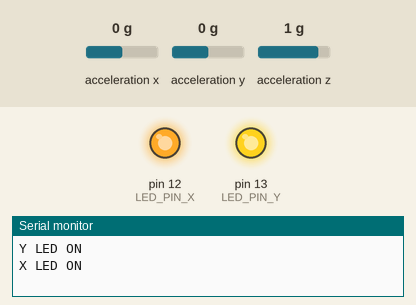
The sketch below on a simulated Arduino Uno, built with avr-gcc and run on an emulated ATmega328P. On the bench: output pins drawn as LEDs (lit = HIGH), the last lines printed to the serial monitor. Wiring (inferred from the names in the program): MPU-6050 motion sensor at I2C address 0x68. The test bench sets the inputs (shaded band); at power-on: acceleration x 0 g, acceleration y 0 g, acceleration z 1 g.

Above: at 1.2 s.
1.3 s: acceleration x set to -0.2 g
At 3.2 s:
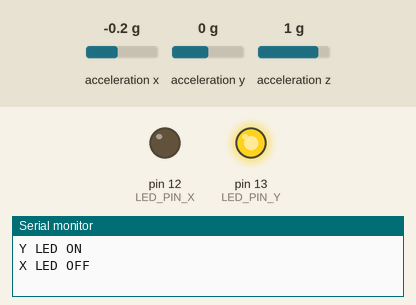
3.5 s: acceleration y set to -0.2 g
At 4.7 s:
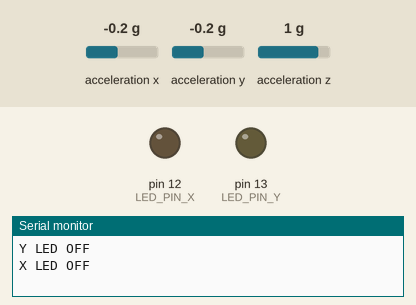
5.5 s: acceleration x set to 0 g
At 7.1 s:
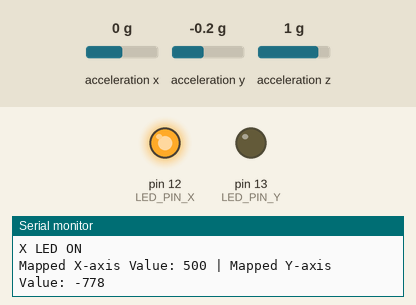
7.5 s: acceleration x set to -1.4 g
At 8.4 s:
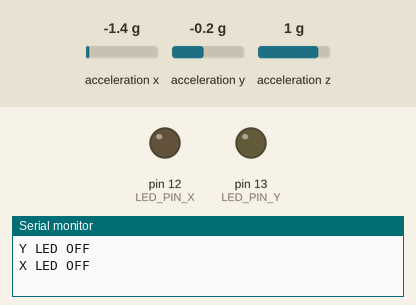
9.6 s: acceleration x set to 0.8 g
At 11.0 s:
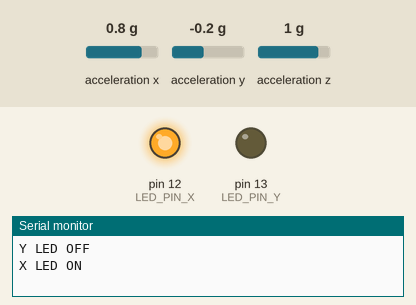
Timing chart, 0 to 12.6 s (numbered marks = the images above; inputs shaded):
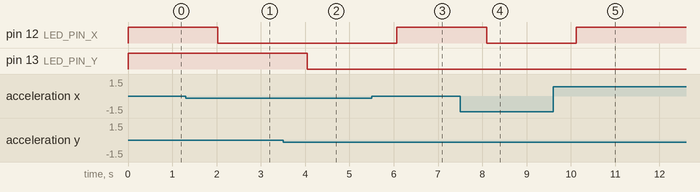

Measured:
- the behaviour switches between 0 and -0.1 g on acceleration x (found by bisection; images 0 and 1)
- the behaviour switches between 0 and -0.1 g on acceleration y (found by bisection; images 1 and 2)
- after the input at 1.3 s, pin 12 (LED_PIN_X): HIGH → LOW after 0.72 s
- after the input at 3.5 s, pin 13 (LED_PIN_Y): HIGH → LOW after 0.54 s
- after the input at 5.5 s, pin 12 (LED_PIN_X): LOW → HIGH after 0.57 s
- after the input at 7.5 s, pin 12 (LED_PIN_X): HIGH → LOW after 0.60 s
- after the input at 9.6 s, pin 12 (LED_PIN_X): LOW → HIGH after 0.53 s

The sketch:

Mpu6050.ino
```cpp
#include <Wire.h>

// MPU6050 Registers
const int MPU6050_ADDR = 0x68; // MPU6050 I2C address
const int ACCEL_XOUT_H = 0x3B; // Register for X-axis High byte
const int ACCEL_YOUT_H = 0x3D; // Register for Y-axis High byte

#define LED_PIN_Y 13 // LED for Y-axis connected to pin 13
#define LED_PIN_X 12 // LED for X-axis connected to pin 12

void setup() {
  Wire.begin();                // Initialize I2C communication
  Serial.begin(9600);          // Start Serial communication
  pinMode(LED_PIN_Y, OUTPUT);  // Set LED_Y pin as OUTPUT
  pinMode(LED_PIN_X, OUTPUT);  // Set LED_X pin as OUTPUT

  // Wake up MPU6050
  Wire.beginTransmission(MPU6050_ADDR);
  Wire.write(0x6B);            // Power management register
  Wire.write(0);               // Set to zero to wake up the MPU6050
  Wire.endTransmission();
}

void loop() {
  int16_t rawAccelX = readRawData(ACCEL_XOUT_H); // Read X-axis raw accelerometer value
  int16_t rawAccelY = readRawData(ACCEL_YOUT_H); // Read Y-axis raw accelerometer value

  // Map raw accelerometer values to range 100-900
  int accelX = map(rawAccelX, -1025, 1025, 100, 900);
  int accelY = map(rawAccelY, -1025, 1025, 100, 900);

  // Print mapped values to Serial Monitor
  Serial.print("Mapped X-axis Value: ");
  Serial.print(accelX);
  Serial.print(" | Mapped Y-axis Value: ");
  Serial.println(accelY);

  // Control LED for Y-axis based on tilt................................................
  if (accelY > 320) {
    digitalWrite(LED_PIN_Y, HIGH); // Turn on LED for Y-axis
    Serial.println("Y LED ON");
  } else {
    digitalWrite(LED_PIN_Y, LOW);  // Turn off LED for Y-axis
    Serial.println("Y LED OFF");
  }

  // Control LED for X-axis based on tilt.....................................................
  if (accelX > 360) {
    digitalWrite(LED_PIN_X, HIGH); // Turn on LED for X-axis
    Serial.println("X LED ON");
  } else {
    digitalWrite(LED_PIN_X, LOW);  // Turn off LED for X-axis
    Serial.println("X LED OFF");
  }

  delay(1000); // Small delay for stability
}

// Function to read raw accelerometer data
int16_t readRawData(int addr) {
  Wire.beginTransmission(MPU6050_ADDR);
  Wire.write(addr);
  Wire.endTransmission(false);
  Wire.requestFrom(MPU6050_ADDR, 2, true);

  int16_t highByte = Wire.read() << 8; // High byte
  int16_t lowByte = Wire.read();      // Low byte
  return highByte | lowByte;          // Combine high and low bytes
}
```
